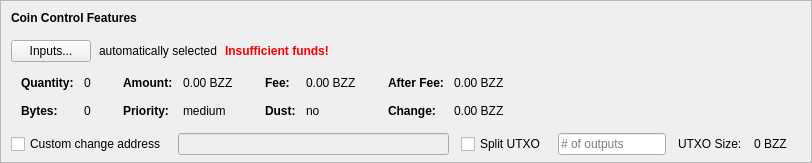
    <widget class="QFrame" name="frameCoinControl">
     <property name="sizePolicy">
      <sizepolicy hsizetype="Expanding" vsizetype="Expanding">
       <horstretch>0</horstretch>
       <verstretch>0</verstretch>
      </sizepolicy>
     </property>
     <property name="maximumSize">
      <size>
       <width>16777215</width>
       <height>16777215</height>
      </size>
     </property>
     <property name="frameShape">
      <enum>QFrame::StyledPanel</enum>
     </property>
     <property name="frameShadow">
      <enum>QFrame::Sunken</enum>
     </property>
     <layout class="QVBoxLayout" name="verticalLayoutCoinControl2">
      <property name="spacing">
       <number>0</number>
      </property>
      <property name="leftMargin">
       <number>0</number>
      </property>
      <property name="topMargin">
       <number>0</number>
      </property>
      <property name="rightMargin">
       <number>0</number>
      </property>
      <property name="bottomMargin">
       <number>6</number>
      </property>
      <item>
       <layout class="QVBoxLayout" name="verticalLayoutCoinControl" stretch="0,0,0,0,1">
        <property name="spacing">
         <number>0</number>
        </property>
        <property name="leftMargin">
         <number>10</number>
        </property>
        <property name="topMargin">
         <number>10</number>
        </property>
        <item>
         <layout class="QHBoxLayout" name="horizontalLayoutCoinControl1">
          <property name="bottomMargin">
           <number>15</number>
          </property>
          <item>
           <widget class="QLabel" name="labelCoinControlFeatures">
            <property name="sizePolicy">
             <sizepolicy hsizetype="Preferred" vsizetype="Maximum">
              <horstretch>0</horstretch>
              <verstretch>0</verstretch>
             </sizepolicy>
            </property>
            <property name="font">
             <font>
              <weight>75</weight>
              <bold>true</bold>
             </font>
            </property>
            <property name="styleSheet">
             <string notr="true">font-weight:bold;</string>
            </property>
            <property name="text">
             <string>Coin Control Features</string>
            </property>
           </widget>
          </item>
         </layout>
        </item>
        <item>
         <layout class="QHBoxLayout" name="horizontalLayoutCoinControl2" stretch="0,0,0,0">
          <property name="spacing">
           <number>8</number>
          </property>
          <property name="bottomMargin">
           <number>10</number>
          </property>
          <item>
           <widget class="QPushButton" name="pushButtonCoinControl">
            <property name="styleSheet">
             <string notr="true"/>
            </property>
            <property name="text">
             <string>Inputs...</string>
            </property>
            <property name="autoDefault">
             <bool>false</bool>
            </property>
           </widget>
          </item>
          <item>
           <widget class="QLabel" name="labelCoinControlAutomaticallySelected">
            <property name="text">
             <string>automatically selected</string>
            </property>
            <property name="margin">
             <number>5</number>
            </property>
           </widget>
          </item>
          <item>
           <widget class="QLabel" name="labelCoinControlInsuffFunds">
            <property name="font">
             <font>
              <weight>75</weight>
              <bold>true</bold>
             </font>
            </property>
            <property name="styleSheet">
             <string notr="true">color:red;font-weight:bold;</string>
            </property>
            <property name="text">
             <string>Insufficient funds!</string>
            </property>
            <property name="margin">
             <number>5</number>
            </property>
           </widget>
          </item>
          <item>
           <spacer name="horizontalSpacerCoinControl">
            <property name="orientation">
             <enum>Qt::Horizontal</enum>
            </property>
            <property name="sizeHint" stdset="0">
             <size>
              <width>40</width>
              <height>1</height>
             </size>
            </property>
           </spacer>
          </item>
         </layout>
        </item>
        <item>
         <widget class="QWidget" name="widgetCoinControl" native="true">
          <property name="sizePolicy">
           <sizepolicy hsizetype="Preferred" vsizetype="Preferred">
            <horstretch>0</horstretch>
            <verstretch>0</verstretch>
           </sizepolicy>
          </property>
          <property name="minimumSize">
           <size>
            <width>0</width>
            <height>0</height>
           </size>
          </property>
          <property name="styleSheet">
           <string notr="true"/>
          </property>
          <layout class="QHBoxLayout" name="horizontalLayoutCoinControl5">
           <property name="leftMargin">
            <number>0</number>
           </property>
           <property name="topMargin">
            <number>0</number>
           </property>
           <property name="rightMargin">
            <number>0</number>
           </property>
           <property name="bottomMargin">
            <number>0</number>
           </property>
           <item>
            <layout class="QHBoxLayout" name="horizontalLayoutCoinControl3" stretch="0,0,0,1">
             <property name="spacing">
              <number>20</number>
             </property>
             <property name="topMargin">
              <number>0</number>
             </property>
             <property name="bottomMargin">
              <number>10</number>
             </property>
             <item>
              <layout class="QFormLayout" name="formLayoutCoinControl1">
               <property name="horizontalSpacing">
                <number>10</number>
               </property>
               <property name="verticalSpacing">
                <number>14</number>
               </property>
               <property name="leftMargin">
                <number>10</number>
               </property>
               <property name="topMargin">
                <number>4</number>
               </property>
               <property name="rightMargin">
                <number>6</number>
               </property>
               <item row="0" column="0">
                <widget class="QLabel" name="labelCoinControlQuantityText">
                 <property name="font">
                  <font>
                   <weight>75</weight>
                   <bold>true</bold>
                  </font>
                 </property>
                 <property name="text">
                  <string>Quantity:</string>
                 </property>
                 <property name="margin">
                  <number>0</number>
                 </property>
                </widget>
               </item>
               <item row="0" column="1">
                <widget class="QLabel" name="labelCoinControlQuantity">
                 <property name="cursor">
                  <cursorShape>IBeamCursor</cursorShape>
                 </property>
                 <property name="contextMenuPolicy">
                  <enum>Qt::ActionsContextMenu</enum>
                 </property>
                 <property name="text">
                  <string notr="true">0</string>
                 </property>
                 <property name="margin">
                  <number>0</number>
                 </property>
                 <property name="textInteractionFlags">
                  <set>Qt::LinksAccessibleByMouse|Qt::TextSelectableByKeyboard|Qt::TextSelectableByMouse</set>
                 </property>
                </widget>
               </item>
               <item row="1" column="0">
                <widget class="QLabel" name="labelCoinControlBytesText">
                 <property name="font">
                  <font>
                   <weight>75</weight>
                   <bold>true</bold>
                  </font>
                 </property>
                 <property name="text">
                  <string>Bytes:</string>
                 </property>
                </widget>
               </item>
               <item row="1" column="1">
                <widget class="QLabel" name="labelCoinControlBytes">
                 <property name="cursor">
                  <cursorShape>IBeamCursor</cursorShape>
                 </property>
                 <property name="contextMenuPolicy">
                  <enum>Qt::ActionsContextMenu</enum>
                 </property>
                 <property name="text">
                  <string notr="true">0</string>
                 </property>
                 <property name="textInteractionFlags">
                  <set>Qt::LinksAccessibleByMouse|Qt::TextSelectableByKeyboard|Qt::TextSelectableByMouse</set>
                 </property>
                </widget>
               </item>
              </layout>
             </item>
             <item>
              <layout class="QFormLayout" name="formLayoutCoinControl2">
               <property name="horizontalSpacing">
                <number>10</number>
               </property>
               <property name="verticalSpacing">
                <number>14</number>
               </property>
               <property name="leftMargin">
                <number>6</number>
               </property>
               <property name="topMargin">
                <number>4</number>
               </property>
               <property name="rightMargin">
                <number>6</number>
               </property>
               <item row="0" column="0">
                <widget class="QLabel" name="labelCoinControlAmountText">
                 <property name="font">
                  <font>
                   <weight>75</weight>
                   <bold>true</bold>
                  </font>
                 </property>
                 <property name="text">
                  <string>Amount:</string>
                 </property>
                 <property name="margin">
                  <number>0</number>
                 </property>
                </widget>
               </item>
               <item row="0" column="1">
                <widget class="QLabel" name="labelCoinControlAmount">
                 <property name="cursor">
                  <cursorShape>IBeamCursor</cursorShape>
                 </property>
                 <property name="contextMenuPolicy">
                  <enum>Qt::ActionsContextMenu</enum>
                 </property>
                 <property name="text">
                  <string notr="true">0.00 BZZ</string>
                 </property>
                 <property name="textInteractionFlags">
                  <set>Qt::LinksAccessibleByMouse|Qt::TextSelectableByKeyboard|Qt::TextSelectableByMouse</set>
                 </property>
                </widget>
               </item>
               <item row="1" column="0">
                <widget class="QLabel" name="labelCoinControlPriorityText">
                 <property name="font">
                  <font>
                   <weight>75</weight>
                   <bold>true</bold>
                  </font>
                 </property>
                 <property name="text">
                  <string>Priority:</string>
                 </property>
                </widget>
               </item>
               <item row="1" column="1">
                <widget class="QLabel" name="labelCoinControlPriority">
                 <property name="cursor">
                  <cursorShape>IBeamCursor</cursorShape>
                 </property>
                 <property name="contextMenuPolicy">
                  <enum>Qt::ActionsContextMenu</enum>
                 </property>
                 <property name="text">
                  <string>medium</string>
                 </property>
                 <property name="textInteractionFlags">
                  <set>Qt::LinksAccessibleByMouse|Qt::TextSelectableByKeyboard|Qt::TextSelectableByMouse</set>
                 </property>
                </widget>
               </item>
              </layout>
             </item>
             <item>
              <layout class="QFormLayout" name="formLayoutCoinControl3">
               <property name="horizontalSpacing">
                <number>10</number>
               </property>
               <property name="verticalSpacing">
                <number>14</number>
               </property>
               <property name="leftMargin">
                <number>6</number>
               </property>
               <property name="topMargin">
                <number>4</number>
               </property>
               <property name="rightMargin">
                <number>6</number>
               </property>
               <item row="0" column="0">
                <widget class="QLabel" name="labelCoinControlFeeText">
                 <property name="font">
                  <font>
                   <weight>75</weight>
                   <bold>true</bold>
                  </font>
                 </property>
                 <property name="text">
                  <string>Fee:</string>
                 </property>
                 <property name="margin">
                  <number>0</number>
                 </property>
                </widget>
               </item>
               <item row="0" column="1">
                <widget class="QLabel" name="labelCoinControlFee">
                 <property name="cursor">
                  <cursorShape>IBeamCursor</cursorShape>
                 </property>
                 <property name="contextMenuPolicy">
                  <enum>Qt::ActionsContextMenu</enum>
                 </property>
                 <property name="text">
                  <string notr="true">0.00 BZZ</string>
                 </property>
                 <property name="textInteractionFlags">
                  <set>Qt::LinksAccessibleByMouse|Qt::TextSelectableByKeyboard|Qt::TextSelectableByMouse</set>
                 </property>
                </widget>
               </item>
               <item row="1" column="0">
                <widget class="QLabel" name="labelCoinControlLowOutputText">
                 <property name="font">
                  <font>
                   <weight>75</weight>
                   <bold>true</bold>
                  </font>
                 </property>
                 <property name="text">
                  <string>Dust:</string>
                 </property>
                </widget>
               </item>
               <item row="1" column="1">
                <widget class="QLabel" name="labelCoinControlLowOutput">
                 <property name="cursor">
                  <cursorShape>IBeamCursor</cursorShape>
                 </property>
                 <property name="contextMenuPolicy">
                  <enum>Qt::ActionsContextMenu</enum>
                 </property>
                 <property name="text">
                  <string>no</string>
                 </property>
                 <property name="textInteractionFlags">
                  <set>Qt::LinksAccessibleByMouse|Qt::TextSelectableByKeyboard|Qt::TextSelectableByMouse</set>
                 </property>
                </widget>
               </item>
              </layout>
             </item>
             <item>
              <layout class="QFormLayout" name="formLayoutCoinControl4">
               <property name="horizontalSpacing">
                <number>10</number>
               </property>
               <property name="verticalSpacing">
                <number>14</number>
               </property>
               <property name="leftMargin">
                <number>6</number>
               </property>
               <property name="topMargin">
                <number>4</number>
               </property>
               <property name="rightMargin">
                <number>6</number>
               </property>
               <item row="0" column="0">
                <widget class="QLabel" name="labelCoinControlAfterFeeText">
                 <property name="font">
                  <font>
                   <weight>75</weight>
                   <bold>true</bold>
                  </font>
                 </property>
                 <property name="text">
                  <string>After Fee:</string>
                 </property>
                 <property name="margin">
                  <number>0</number>
                 </property>
                </widget>
               </item>
               <item row="0" column="1">
                <widget class="QLabel" name="labelCoinControlAfterFee">
                 <property name="cursor">
                  <cursorShape>IBeamCursor</cursorShape>
                 </property>
                 <property name="contextMenuPolicy">
                  <enum>Qt::ActionsContextMenu</enum>
                 </property>
                 <property name="text">
                  <string notr="true">0.00 BZZ</string>
                 </property>
                 <property name="textInteractionFlags">
                  <set>Qt::LinksAccessibleByMouse|Qt::TextSelectableByKeyboard|Qt::TextSelectableByMouse</set>
                 </property>
                </widget>
               </item>
               <item row="1" column="0">
                <widget class="QLabel" name="labelCoinControlChangeText">
                 <property name="font">
                  <font>
                   <weight>75</weight>
                   <bold>true</bold>
                  </font>
                 </property>
                 <property name="text">
                  <string>Change:</string>
                 </property>
                </widget>
               </item>
               <item row="1" column="1">
                <widget class="QLabel" name="labelCoinControlChange">
                 <property name="cursor">
                  <cursorShape>IBeamCursor</cursorShape>
                 </property>
                 <property name="contextMenuPolicy">
                  <enum>Qt::ActionsContextMenu</enum>
                 </property>
                 <property name="text">
                  <string notr="true">0.00 BZZ</string>
                 </property>
                 <property name="textInteractionFlags">
                  <set>Qt::LinksAccessibleByMouse|Qt::TextSelectableByKeyboard|Qt::TextSelectableByMouse</set>
                 </property>
                </widget>
               </item>
              </layout>
             </item>
            </layout>
           </item>
          </layout>
         </widget>
        </item>
        <item>
         <layout class="QHBoxLayout" name="horizontalLayoutCoinControl4" stretch="0,0,0,0,0,0,0">
          <property name="spacing">
           <number>12</number>
          </property>
          <property name="sizeConstraint">
           <enum>QLayout::SetDefaultConstraint</enum>
          </property>
          <property name="topMargin">
           <number>5</number>
          </property>
          <property name="rightMargin">
           <number>5</number>
          </property>
          <item>
           <widget class="QCheckBox" name="checkBoxCoinControlChange">
            <property name="toolTip">
             <string>If this is activated, but the change address is empty or invalid, change will be sent to a newly generated address.</string>
            </property>
            <property name="text">
             <string>Custom change address</string>
            </property>
           </widget>
          </item>
          <item>
           <widget class="QValidatedLineEdit" name="lineEditCoinControlChange">
            <property name="enabled">
             <bool>false</bool>
            </property>
            <property name="sizePolicy">
             <sizepolicy hsizetype="Expanding" vsizetype="Fixed">
              <horstretch>0</horstretch>
              <verstretch>0</verstretch>
             </sizepolicy>
            </property>
           </widget>
          </item>
          <item>
           <widget class="QCheckBox" name="splitBlockCheckBox">
            <property name="text">
             <string>Split UTXO</string>
            </property>
           </widget>
          </item>
          <item>
           <widget class="QLineEdit" name="splitBlockLineEdit">
            <property name="sizePolicy">
             <sizepolicy hsizetype="Fixed" vsizetype="Fixed">
              <horstretch>50</horstretch>
              <verstretch>0</verstretch>
             </sizepolicy>
            </property>
            <property name="placeholderText">
             <string># of outputs</string>
            </property>
           </widget>
          </item>
          <item>
           <widget class="QLabel" name="labelBlockSizeText">
            <property name="text">
             <string>UTXO Size:</string>
            </property>
           </widget>
          </item>
          <item>
           <widget class="QLabel" name="labelBlockSize">
            <property name="text">
             <string>0 BZZ</string>
            </property>
           </widget>
          </item>
          <item>
           <widget class="QLabel" name="labelCoinControlChangeLabel">
            <property name="sizePolicy">
             <sizepolicy hsizetype="Preferred" vsizetype="Expanding">
              <horstretch>0</horstretch>
              <verstretch>0</verstretch>
             </sizepolicy>
            </property>
            <property name="minimumSize">
             <size>
              <width>0</width>
              <height>0</height>
             </size>
            </property>
            <property name="text">
             <string/>
            </property>
            <property name="margin">
             <number>3</number>
            </property>
           </widget>
          </item>
         </layout>
        </item>
        <item>
         <spacer name="verticalSpacerCoinControl">
          <property name="orientation">
           <enum>Qt::Vertical</enum>
          </property>
          <property name="sizeHint" stdset="0">
           <size>
            <width>800</width>
            <height>1</height>
           </size>
          </property>
         </spacer>
        </item>
       </layout>
      </item>
     </layout>
    </widget>
